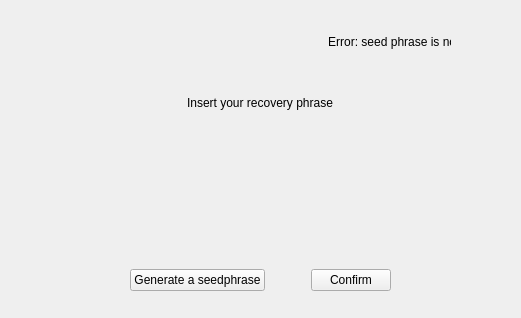
              <widget class="QWidget" name="page_6">
               <layout class="QVBoxLayout" name="verticalLayout_10" stretch="0,0,0,0,0,0">
                <property name="spacing">
                 <number>6</number>
                </property>
                <property name="leftMargin">
                 <number>70</number>
                </property>
                <property name="topMargin">
                 <number>12</number>
                </property>
                <property name="rightMargin">
                 <number>70</number>
                </property>
                <property name="bottomMargin">
                 <number>12</number>
                </property>
                <item>
                 <widget class="QWidget" name="widget" native="true">
                  <property name="minimumSize">
                   <size>
                    <width>0</width>
                    <height>60</height>
                   </size>
                  </property>
                  <property name="baseSize">
                   <size>
                    <width>0</width>
                    <height>60</height>
                   </size>
                  </property>
                  <widget class="QWidget" name="verticalLayoutWidget">
                   <property name="geometry">
                    <rect>
                     <x>-1</x>
                     <y>0</y>
                     <width>681</width>
                     <height>61</height>
                    </rect>
                   </property>
                   <layout class="QVBoxLayout" name="verticalLayout_12">
                    <item>
                     <spacer name="verticalSpacer_12">
                      <property name="orientation">
                       <enum>Qt::Vertical</enum>
                      </property>
                      <property name="sizeHint" stdset="0">
                       <size>
                        <width>20</width>
                        <height>40</height>
                       </size>
                      </property>
                     </spacer>
                    </item>
                    <item>
                     <widget class="QLabel" name="error_seed_phrase">
                      <property name="text">
                       <string>Error: seed phrase is not valid!</string>
                      </property>
                      <property name="alignment">
                       <set>Qt::AlignCenter</set>
                      </property>
                     </widget>
                    </item>
                    <item>
                     <spacer name="verticalSpacer_13">
                      <property name="orientation">
                       <enum>Qt::Vertical</enum>
                      </property>
                      <property name="sizeHint" stdset="0">
                       <size>
                        <width>20</width>
                        <height>40</height>
                       </size>
                      </property>
                     </spacer>
                    </item>
                   </layout>
                  </widget>
                 </widget>
                </item>
                <item alignment="Qt::AlignHCenter">
                 <widget class="QLabel" name="labelTitle6">
                  <property name="minimumSize">
                   <size>
                    <width>0</width>
                    <height>50</height>
                   </size>
                  </property>
                  <property name="maximumSize">
                   <size>
                    <width>16777215</width>
                    <height>50</height>
                   </size>
                  </property>
                  <property name="text">
                   <string>Insert your recovery phrase</string>
                  </property>
                 </widget>
                </item>
                <item>
                 <spacer name="verticalSpacer_11">
                  <property name="orientation">
                   <enum>Qt::Vertical</enum>
                  </property>
                  <property name="sizeType">
                   <enum>QSizePolicy::Fixed</enum>
                  </property>
                  <property name="sizeHint" stdset="0">
                   <size>
                    <width>15</width>
                    <height>10</height>
                   </size>
                  </property>
                 </spacer>
                </item>
                <item>
                 <widget class="QFrame" name="frame">
                  <property name="sizePolicy">
                   <sizepolicy hsizetype="Preferred" vsizetype="Preferred">
                    <horstretch>0</horstretch>
                    <verstretch>10</verstretch>
                   </sizepolicy>
                  </property>
                  <property name="sizeIncrement">
                   <size>
                    <width>0</width>
                    <height>100</height>
                   </size>
                  </property>
                  <layout class="QGridLayout" name="gridLayout_2" columnstretch="0,0,0,0,0,0">
                   <property name="sizeConstraint">
                    <enum>QLayout::SetMinimumSize</enum>
                   </property>
                   <property name="leftMargin">
                    <number>6</number>
                   </property>
                   <property name="topMargin">
                    <number>6</number>
                   </property>
                   <property name="rightMargin">
                    <number>6</number>
                   </property>
                   <property name="bottomMargin">
                    <number>65</number>
                   </property>
                   <item row="0" column="3">
                    <widget class="QWidget" name="seed4_2" native="true"/>
                   </item>
                   <item row="1" column="5">
                    <widget class="QWidget" name="seed12_2" native="true"/>
                   </item>
                   <item row="0" column="1">
                    <widget class="QWidget" name="seed2_2" native="true"/>
                   </item>
                   <item row="0" column="5">
                    <widget class="QWidget" name="seed6_2" native="true"/>
                   </item>
                   <item row="1" column="1">
                    <widget class="QWidget" name="seed8_2" native="true"/>
                   </item>
                   <item row="2" column="4">
                    <widget class="QWidget" name="seed17_2" native="true"/>
                   </item>
                   <item row="3" column="3">
                    <widget class="QWidget" name="seed22_2" native="true"/>
                   </item>
                   <item row="3" column="5">
                    <widget class="QWidget" name="seed24_2" native="true"/>
                   </item>
                   <item row="1" column="3">
                    <widget class="QWidget" name="seed10_2" native="true"/>
                   </item>
                   <item row="2" column="3">
                    <widget class="QWidget" name="seed16_2" native="true"/>
                   </item>
                   <item row="2" column="2">
                    <widget class="QWidget" name="seed15_2" native="true"/>
                   </item>
                   <item row="1" column="2">
                    <widget class="QWidget" name="seed9_2" native="true"/>
                   </item>
                   <item row="0" column="4">
                    <widget class="QWidget" name="seed5_2" native="true"/>
                   </item>
                   <item row="3" column="4">
                    <widget class="QWidget" name="seed23_2" native="true"/>
                   </item>
                   <item row="3" column="1">
                    <widget class="QWidget" name="seed20_2" native="true"/>
                   </item>
                   <item row="1" column="4">
                    <widget class="QWidget" name="seed11_2" native="true"/>
                   </item>
                   <item row="2" column="1">
                    <widget class="QWidget" name="seed14_2" native="true"/>
                   </item>
                   <item row="3" column="2">
                    <widget class="QWidget" name="seed21_2" native="true"/>
                   </item>
                   <item row="2" column="5">
                    <widget class="QWidget" name="seed18_2" native="true"/>
                   </item>
                   <item row="0" column="0">
                    <widget class="QWidget" name="seed1_2" native="true"/>
                   </item>
                   <item row="1" column="0">
                    <widget class="QWidget" name="seed7_2" native="true"/>
                   </item>
                   <item row="2" column="0">
                    <widget class="QWidget" name="seed13_2" native="true"/>
                   </item>
                   <item row="3" column="0">
                    <widget class="QWidget" name="seed19_2" native="true"/>
                   </item>
                   <item row="0" column="2">
                    <widget class="QWidget" name="seed3_2" native="true"/>
                   </item>
                  </layout>
                 </widget>
                </item>
                <item>
                 <spacer name="verticalSpacer_24">
                  <property name="orientation">
                   <enum>Qt::Vertical</enum>
                  </property>
                  <property name="sizeHint" stdset="0">
                   <size>
                    <width>20</width>
                    <height>30</height>
                   </size>
                  </property>
                 </spacer>
                </item>
                <item>
                 <layout class="QHBoxLayout" name="horizontalLayout_4">
                  <property name="spacing">
                   <number>6</number>
                  </property>
                  <property name="topMargin">
                   <number>0</number>
                  </property>
                  <property name="bottomMargin">
                   <number>15</number>
                  </property>
                  <item>
                   <spacer name="horizontalSpacer_10">
                    <property name="orientation">
                     <enum>Qt::Horizontal</enum>
                    </property>
                    <property name="sizeType">
                     <enum>QSizePolicy::Fixed</enum>
                    </property>
                    <property name="sizeHint" stdset="0">
                     <size>
                      <width>60</width>
                      <height>20</height>
                     </size>
                    </property>
                   </spacer>
                  </item>
                  <item>
                   <widget class="QPushButton" name="generatetBtn">
                    <property name="layoutDirection">
                     <enum>Qt::LeftToRight</enum>
                    </property>
                    <property name="text">
                     <string>Generate a seedphrase</string>
                    </property>
                   </widget>
                  </item>
                  <item>
                   <spacer name="horizontalSpacer_5">
                    <property name="orientation">
                     <enum>Qt::Horizontal</enum>
                    </property>
                    <property name="sizeHint" stdset="0">
                     <size>
                      <width>40</width>
                      <height>20</height>
                     </size>
                    </property>
                   </spacer>
                  </item>
                  <item>
                   <widget class="QPushButton" name="yesButton_2">
                    <property name="text">
                     <string>Confirm</string>
                    </property>
                   </widget>
                  </item>
                  <item>
                   <spacer name="horizontalSpacer_11">
                    <property name="orientation">
                     <enum>Qt::Horizontal</enum>
                    </property>
                    <property name="sizeType">
                     <enum>QSizePolicy::Fixed</enum>
                    </property>
                    <property name="sizeHint" stdset="0">
                     <size>
                      <width>60</width>
                      <height>20</height>
                     </size>
                    </property>
                   </spacer>
                  </item>
                 </layout>
                </item>
               </layout>
              </widget>
